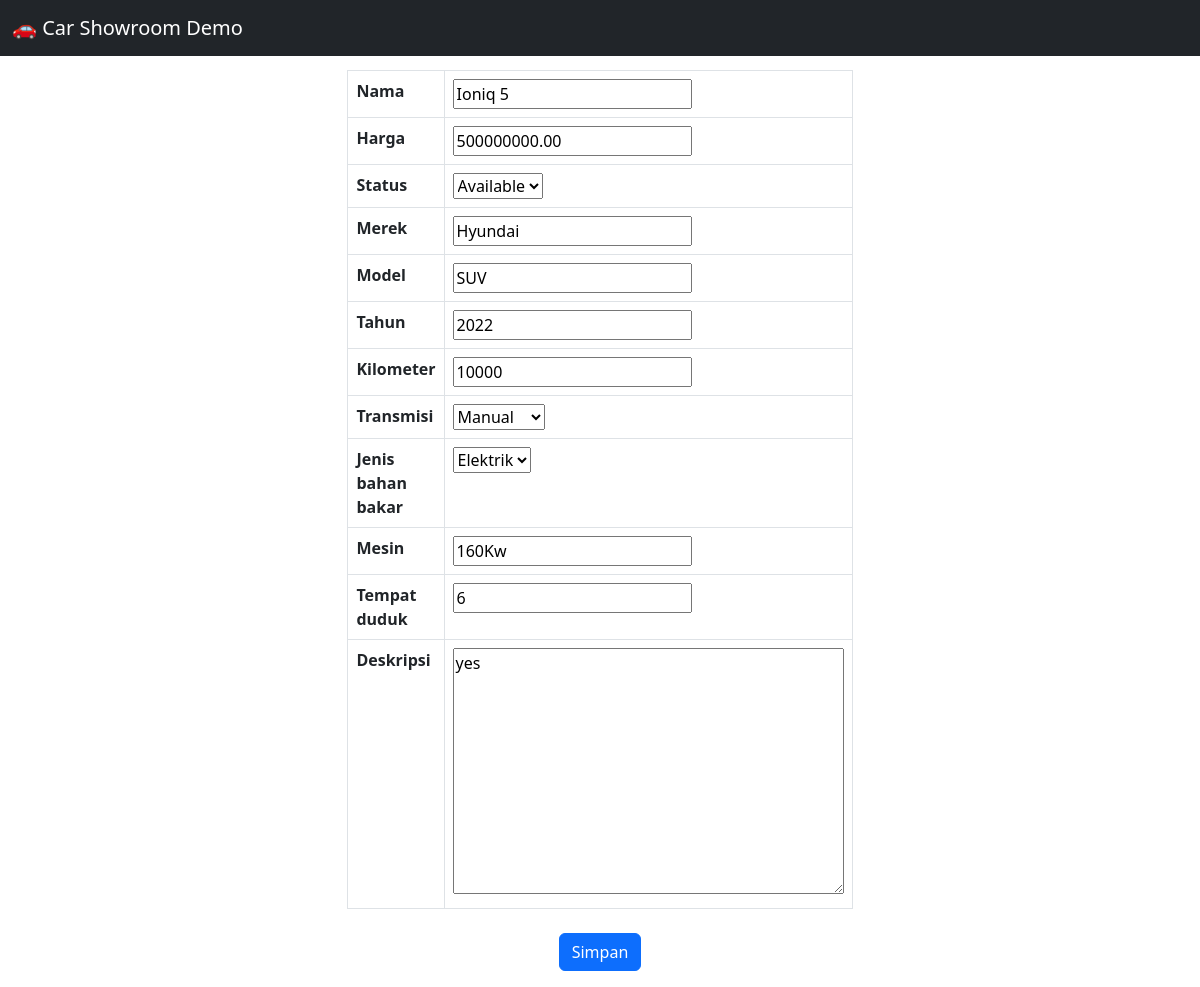
Page /update/2/?next=/demo/dashboard/carlist/ on the earlier database version.
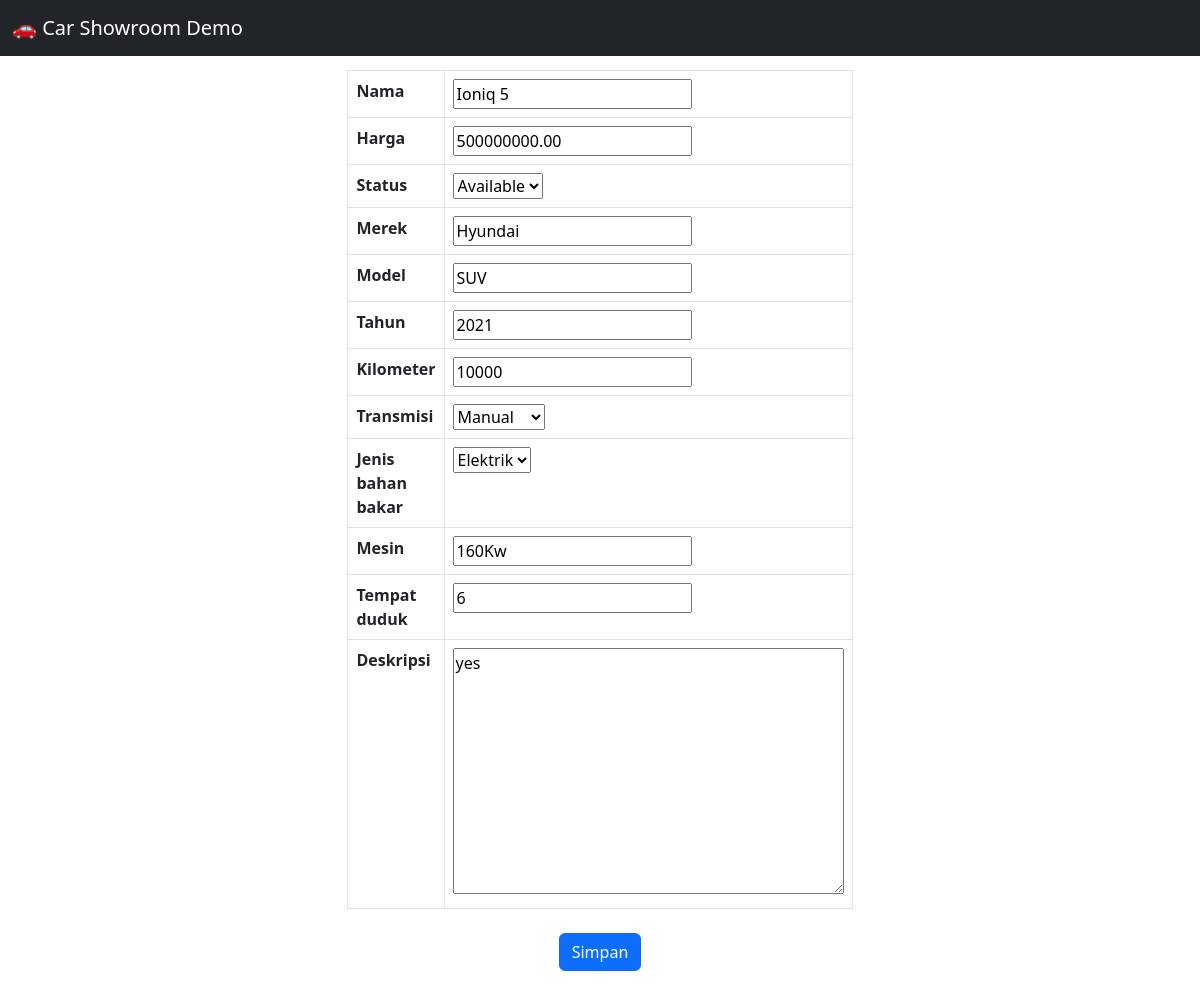
Same page on the later database version.
### cars/models.py (models this page shows, shortened)
class Cars(models.Model):
    id = models.AutoField(primary_key=True)
    nama = models.CharField(max_length=100)
    harga = models.DecimalField(max_digits=12, decimal_places=2)
    merek = models.CharField(max_length=50)
    model = models.CharField(max_length=50)
    tahun = models.IntegerField()
    kilometer = models.IntegerField()
    transmisi = models.CharField(max_length=20, choices=[('auto','Otomatis'), ('manual', 'Manual')])
    jenis_bahan_bakar = models.CharField(max_length=20, choices=[('bensin','Bensin'), ('diesel', 'Diesel'), ('elektrik', 'Elektrik')])
    mesin = models.CharField(max_length=50)
    tempat_duduk = models.IntegerField()
    deskripsi = models.TextField()
    gambar = models.ImageField(upload_to='cars/images/',blank=True, null=True)
    status = models.CharField(max_length=20,
                              choices=[('available','Available'),('sold','Sold'),('booked','Booked')],default='available')

### cars/views.py (the view)
# urls.py: path('update/<int:car_id>/', updateCar, name='update_car'),
def updateCar(request, car_id):
    car = get_object_or_404(Cars, id=car_id)
    if request.method == 'POST':
        form = CarsForm(request.POST, request.FILES, instance=car)
        if form.is_valid():
            form.save()
            next_url = request.GET.get('next', 'carList')
            return redirect(next_url)
        else:
            logger.error("Form submission failed: %s", form.errors)
    else:
        form = CarsForm(instance=car)
    context = {
        'form': form
    }
    return render(request, 'cars/car_form_demo.html',context=context)

### cars/forms.py (shortened to what this page needs)
class CarsForm(forms.ModelForm):
    class Meta:
        model = Cars
        fields = ['nama', 'harga', 'status', 'merek', 'model', 'tahun', 'kilometer', 'transmisi', 'jenis_bahan_bakar', 'mesin', 'tempat_duduk', 'deskripsi']

### cars/templates/cars/car_form_demo.html (shortened to what this page needs)
{% extends "demo/base.html" %}
{% block content %}
        <form method="POST" enctype="multipart/form-data">
            <table class="table table-bordered" style="width: 60%; margin: 0 auto;">
            <tbody>
            {% for field in form %}
            {% if not field.is_hidden %}
            <tr>
                <th>{{ field.label }}</th>
                <td>{{ field }}</td>
            </tr>
            {% else %}
            {{ field }}
            {% endif %}
            {% endfor %}
            </tbody>
            </table>
            <div class="mb-3 text-center">
            <button type="submit" class="btn btn-primary mt-4">Simpan</button>
            </div>
        </form>
{% endblock content %}

Differences in the rows shown:
changed Cars "Ioniq 5": tahun "2022" → "2021"
